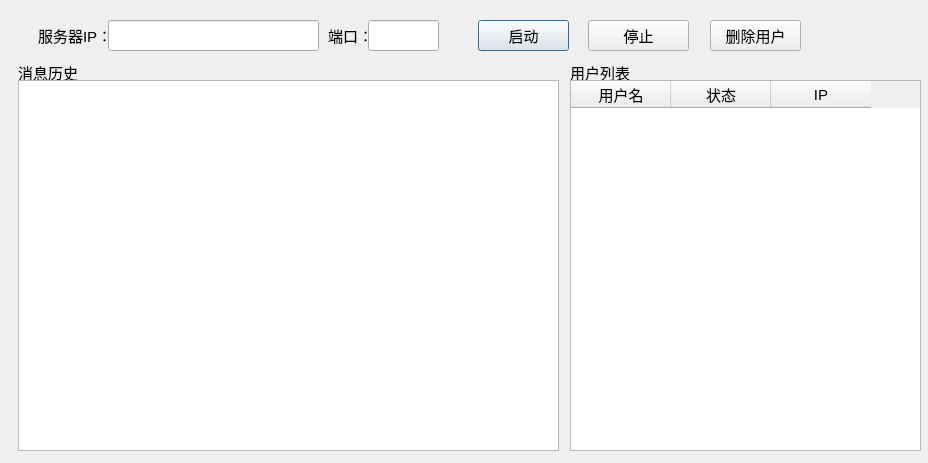
<?xml version="1.0" encoding="UTF-8"?>
<ui version="4.0">
 <class>Dialog</class>
 <widget class="QDialog" name="Dialog">
  <property name="geometry">
   <rect>
    <x>0</x>
    <y>0</y>
    <width>928</width>
    <height>463</height>
   </rect>
  </property>
  <property name="windowTitle">
   <string>Dialog</string>
  </property>
  <widget class="QStackedWidget" name="stackedWidget">
   <property name="geometry">
    <rect>
     <x>0</x>
     <y>0</y>
     <width>921</width>
     <height>451</height>
    </rect>
   </property>
   <widget class="QWidget" name="Server">
    <widget class="QPushButton" name="startButton">
     <property name="geometry">
      <rect>
       <x>478</x>
       <y>20</y>
       <width>91</width>
       <height>31</height>
      </rect>
     </property>
     <property name="font">
      <font>
       <pointsize>11</pointsize>
      </font>
     </property>
     <property name="text">
      <string>启动</string>
     </property>
    </widget>
    <widget class="QLabel" name="serverPort">
     <property name="geometry">
      <rect>
       <x>328</x>
       <y>20</y>
       <width>41</width>
       <height>31</height>
      </rect>
     </property>
     <property name="font">
      <font>
       <pointsize>11</pointsize>
      </font>
     </property>
     <property name="text">
      <string>端口：</string>
     </property>
    </widget>
    <widget class="QLabel" name="serverIP">
     <property name="geometry">
      <rect>
       <x>38</x>
       <y>20</y>
       <width>81</width>
       <height>31</height>
      </rect>
     </property>
     <property name="font">
      <font>
       <pointsize>11</pointsize>
      </font>
     </property>
     <property name="text">
      <string>服务器IP：</string>
     </property>
    </widget>
    <widget class="QPushButton" name="stopButton">
     <property name="geometry">
      <rect>
       <x>588</x>
       <y>20</y>
       <width>101</width>
       <height>31</height>
      </rect>
     </property>
     <property name="font">
      <font>
       <pointsize>11</pointsize>
      </font>
     </property>
     <property name="text">
      <string>停止</string>
     </property>
    </widget>
    <widget class="QLineEdit" name="serverIPEdit">
     <property name="geometry">
      <rect>
       <x>108</x>
       <y>20</y>
       <width>211</width>
       <height>31</height>
      </rect>
     </property>
     <property name="readOnly">
      <bool>true</bool>
     </property>
    </widget>
    <widget class="QGroupBox" name="messageHistoryBox">
     <property name="geometry">
      <rect>
       <x>18</x>
       <y>60</y>
       <width>541</width>
       <height>391</height>
      </rect>
     </property>
     <property name="font">
      <font>
       <pointsize>11</pointsize>
      </font>
     </property>
     <property name="title">
      <string>消息历史</string>
     </property>
     <widget class="QListWidget" name="messageHistoryWidget">
      <property name="geometry">
       <rect>
        <x>0</x>
        <y>20</y>
        <width>541</width>
        <height>371</height>
       </rect>
      </property>
     </widget>
    </widget>
    <widget class="QLineEdit" name="serverPortEdit">
     <property name="geometry">
      <rect>
       <x>368</x>
       <y>20</y>
       <width>71</width>
       <height>31</height>
      </rect>
     </property>
    </widget>
    <widget class="QGroupBox" name="userListBox">
     <property name="geometry">
      <rect>
       <x>570</x>
       <y>60</y>
       <width>351</width>
       <height>391</height>
      </rect>
     </property>
     <property name="font">
      <font>
       <pointsize>11</pointsize>
      </font>
     </property>
     <property name="title">
      <string>用户列表</string>
     </property>
     <widget class="QTableWidget" name="userListWidget">
      <property name="geometry">
       <rect>
        <x>0</x>
        <y>20</y>
        <width>351</width>
        <height>371</height>
       </rect>
      </property>
      <column>
       <property name="text">
        <string>用户名</string>
       </property>
      </column>
      <column>
       <property name="text">
        <string>状态</string>
       </property>
      </column>
      <column>
       <property name="text">
        <string>IP</string>
       </property>
      </column>
     </widget>
    </widget>
    <widget class="QPushButton" name="deleteUserButton">
     <property name="geometry">
      <rect>
       <x>710</x>
       <y>20</y>
       <width>91</width>
       <height>31</height>
      </rect>
     </property>
     <property name="font">
      <font>
       <pointsize>11</pointsize>
      </font>
     </property>
     <property name="text">
      <string>删除用户</string>
     </property>
    </widget>
   </widget>
   <widget class="QWidget" name="userManage"/>
  </widget>
 </widget>
 <resources/>
 <connections/>
</ui>
